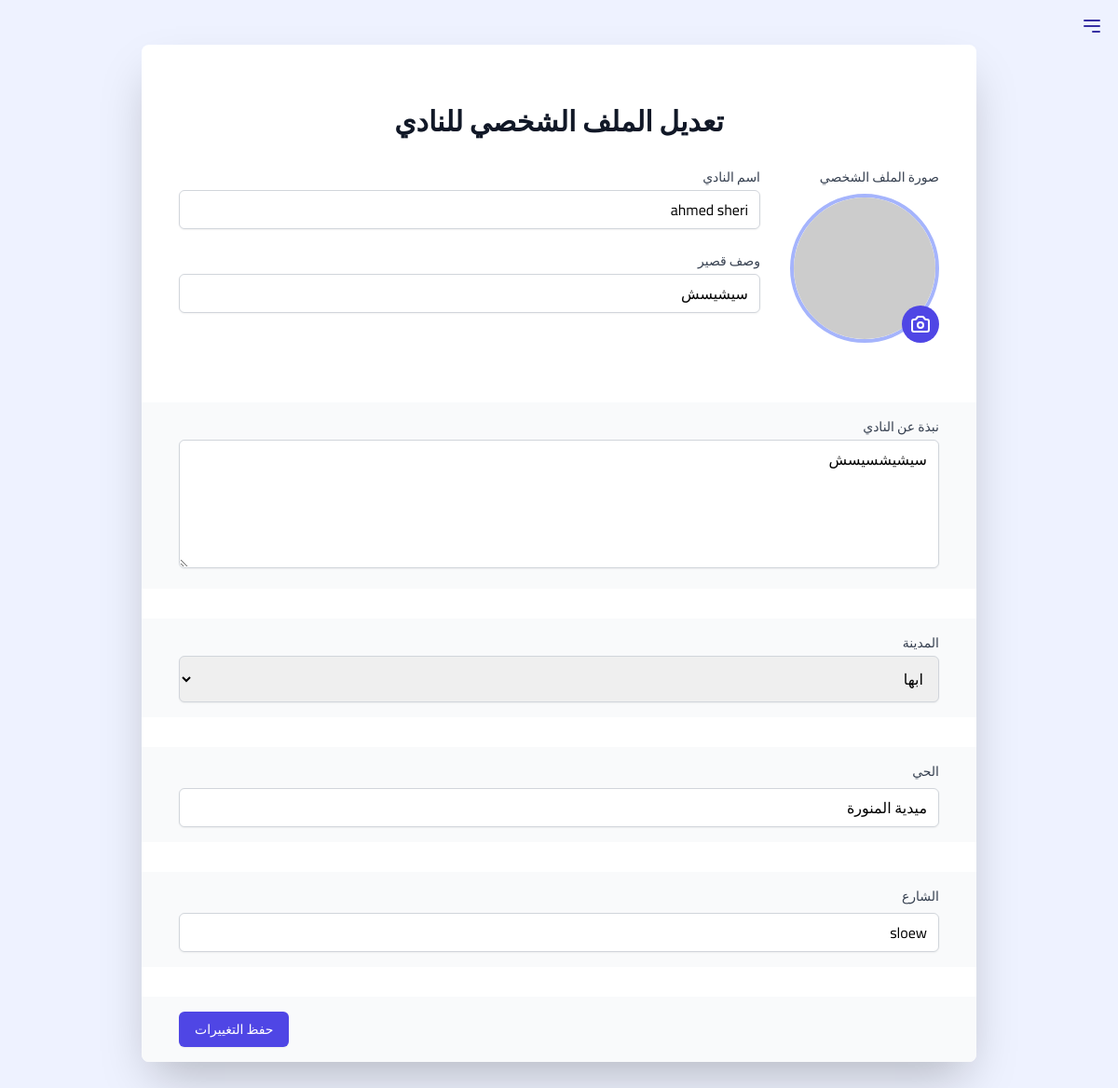
Page /EditClubProfile/4 (signed in) on the committed database.
### accounts/models.py (models this page shows, shortened)
class ClubsModel(models.Model):
    name = models.CharField(max_length=250, null=True, verbose_name="اسم الاكادمية")
    club_profile_image_base64 = models.TextField(blank=True, null=True)
    desc = models.CharField(max_length=255, null=True, verbose_name="وصف قصير")
    about = models.TextField(max_length=255, null=True, verbose_name="نبذة")
    city = models.CharField(max_length=255, choices = citys, null=True, verbose_name="المدينة")
    district = models.CharField(max_length=250, null=True, verbose_name="الحي")
    street = models.CharField(max_length=250, null=True, verbose_name="الشارع")
    creation_date = models.DateTimeField(auto_now_add=True)

### pages/views.py (the view)
# urls.py: path('EditClubProfile/<int:id>', views.EditClubProfile, name='EditClubProfile'),
def EditClubProfile(request, id):
    user = request.user
    userprofile = UserProfile.objects.get(user=user)
    club = ClubsModel.objects.get(id=id)
    form = ClubsModelForm(instance=club)
    if request.method == 'POST':
        form = ClubsModelForm(request.POST, instance=club)
        if form.is_valid():
            form.save()
    return render(request, 'accounts/settings/Club/EditClubProfile.html', {'form':form})

### pages/forms.py
class ClubsModelForm(forms.ModelForm):
    class Meta:
        model = ClubsModel
        fields = ['name', 'desc', 'about', 'city', 'district', 'street']
        widgets = {
        'name': forms.TextInput(attrs={'class':'w-full px-3 py-2 border border-gray-300 rounded-md shadow-sm focus:ring-indigo-500 focus:border-indigo-500'}),
        'desc': forms.TextInput(attrs={'class':'w-full px-3 py-2 border border-gray-300 rounded-md shadow-sm focus:ring-indigo-500 focus:border-indigo-500'}),
        'city': forms.Select(attrs={'class':'w-full px-3 py-2 border border-gray-300 rounded-md shadow-sm focus:ring-indigo-500 focus:border-indigo-500'}),
        'district': forms.TextInput(attrs={'class':'w-full px-3 py-2 border border-gray-300 rounded-md shadow-sm focus:ring-indigo-500 focus:border-indigo-500'}),
        'street': forms.TextInput(attrs={'class':'w-full px-3 py-2 border border-gray-300 rounded-md shadow-sm focus:ring-indigo-500 focus:border-indigo-500'}),
        'about': forms.Textarea(attrs={'rows':'5', 'class':'w-full px-3 py-2 border border-gray-300 rounded-md shadow-sm focus:ring-indigo-500 focus:border-indigo-500'}),
        }

### messenger/templatetags/messenger_tags.py (called while the page is built)
@register.simple_tag
@stringfilter
def get_user_club(user_id):
    user = User.objects.get(id=user_id)
    club = getUserClub(user)
    return club

### messenger/views.py (called while the page is built)
def getUserClub(user):
    userprofile = user.userprofile
    if userprofile.account_type == '2':
        return userprofile.director_profile.club
    elif user.userprofile.account_type == '3':
        return userprofile.student_profile.club
    elif user.userprofile.account_type == '4':
        return userprofile.Coach_profile.club
    else:
        return None

### templates/accounts/settings/Club/EditClubProfile.html (shortened to what this page needs)
{% extends 'base_club_dashboard.html' %} {% load static %} {% block content %}
<div class="bg-indigo-50 min-h-screen flex items-center justify-center">
  <div class="container mx-auto py-12 px-4 sm:px-6 lg:px-8 xl:pr-[20%]">
    <div
      class="bg-white shadow-2xl rounded-lg overflow-hidden max-w-4xl mx-auto"
    >
      <form method="post" enctype="multipart/form-data" class="space-y-8">
        <div class="px-6 py-8 sm:px-10">
          <h2 class="text-3xl font-extrabold text-gray-900 mb-8 text-center">
            تعديل الملف الشخصي للنادي
          </h2>
          <div
            class="flex flex-col lg:flex-row items-start space-y-8 lg:space-y-0 lg:space-x-8 lg:rtl:space-x-reverse"
          >
            <div class="flex-shrink-0 w-full lg:w-auto">
              <label
                for="club_profile_image_base64"
                class="block text-sm font-medium text-gray-700 mb-2"
                >صورة الملف الشخصي</label
              >
              <div class="relative">
                <img
                  class="h-40 w-40 rounded-full border-4 border-indigo-300 mx-auto lg:mx-0"
                  src="{{ club.club_profile_image_base64|default:'https://via.placeholder.com/160' }}"
                  alt="صورة الملف الشخصي للنادي"
                />
                <div
                  class="absolute bottom-0 right-0 bg-indigo-600 rounded-full p-2 text-white"
                >
                </div>
              </div>
            </div>
            <div class="flex-grow space-y-6 w-full">
              <div>
                <label
                  for="name"
                  class="block text-sm font-medium text-gray-700 mb-1"
                  >اسم النادي</label
                >
                {{form.name}}
              </div>
              <div>
                <label
                  for="name"
                  class="block text-sm font-medium text-gray-700 mb-1"
                  >وصف قصير</label
                >
                {{form.desc}}
              </div>
            </div>
          </div>
        </div>
        <div class="px-6 py-4 bg-gray-50 sm:px-10">
          <label
            for="city"
            class="block text-sm font-medium text-gray-700 mb-1"
            >نبذة عن النادي</label
          >
          {{form.about}}
        </div>
        <div class="px-6 py-4 bg-gray-50 sm:px-10">
          <label
            for="city"
            class="block text-sm font-medium text-gray-700 mb-1"
            >المدينة</label
          >
          {{form.city}}
        </div>
        <div class="px-6 py-4 bg-gray-50 sm:px-10">
          <label
            for="district"
            class="block text-sm font-medium text-gray-700 mb-2"
            >الحي</label
          >
          {{form.district}}
        </div>
        <div class="px-6 py-4 bg-gray-50 sm:px-10">
          <label
            for="district"
            class="block text-sm font-medium text-gray-700 mb-2"
            >الشارع</label
          >
          {{form.street}}
        </div>
        <div class="px-6 py-4 bg-gray-50 sm:px-10 flex justify-end">
          <button
            type="submit"
            class="inline-flex justify-center py-2 px-4 border border-transparent shadow-sm text-sm font-medium rounded-md text-white bg-indigo-600 hover:bg-indigo-700 focus:outline-none focus:ring-2 focus:ring-offset-2 focus:ring-indigo-500 transition duration-150 ease-in-out"
          >
            حفظ التغييرات
          </button>
        </div>
      </form>
    </div>
  </div>
</div>
{% endblock %}

### templates/base_club_dashboard.html (style rules this page uses)
body { font-family: "Cairo", sans-serif; }

### rows in the picture
ClubsModel: name "ahmed sheri", desc "سيشيسش", about "سيشيشسيسش", city "ابها", district "ميدية المنورة", street "sloew"
